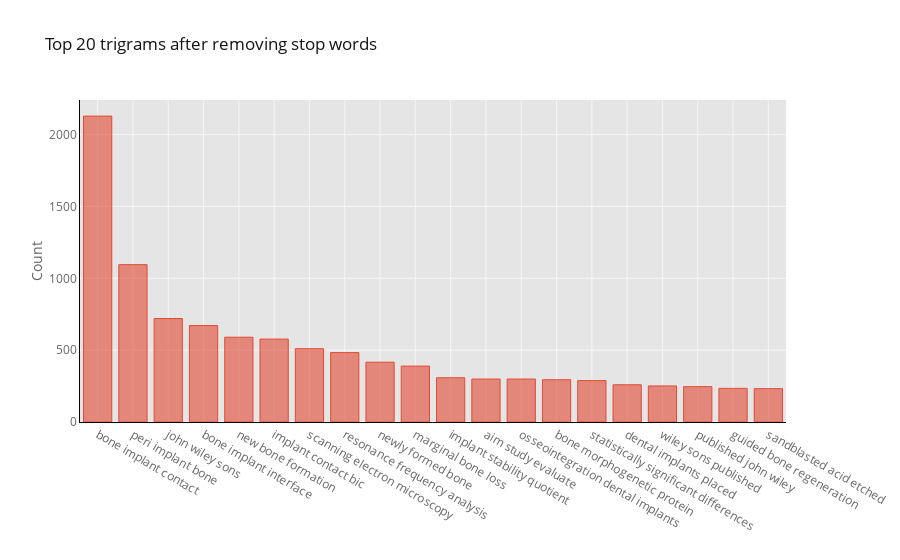

The code cell stored with this chart in its notebook:
### Code cell
def get_top_n_trigram(corpus, n=None):
    vec = CountVectorizer(ngram_range=(3, 3), stop_words='english').fit(corpus)
    bag_of_words = vec.transform(corpus)
    sum_words = bag_of_words.sum(axis=0) 
    words_freq = [(word, sum_words[0, idx]) for word, idx in vec.vocabulary_.items()]
    words_freq =sorted(words_freq, key = lambda x: x[1], reverse=True)
    return words_freq[:n]
common_words = get_top_n_trigram(df['abstractClean'], 20)
df6 = pd.DataFrame(common_words, columns = ['abstractClean' , 'count'])
df6.groupby('abstractClean').sum()['count'].sort_values(ascending=False).iplot(kind='bar', yTitle='Count', linecolor='black', title='Top 20 trigrams after removing stop words')

### Figure 1 — Plotly figure (JSON) as saved in the notebook; plotly's stock layout.template omitted (floating-point values rounded to 4 significant figures)
{"data": [{"marker": {"color": "rgba(226, 74, 51, 0.6)", "line": {"color": "rgba(226, 74, 51, 1.0)", "width": 1}}, "name": "count", "orientation": "v", "text": "", "type": "bar", "x": ["bone implant contact", "peri implant bone", "john wiley sons", "bone implant interface", "new bone formation", "implant contact bic", "scanning electron microscopy", "resonance frequency analysis", "newly formed bone", "marginal bone loss", "implant stability quotient", "aim study evaluate", "osseointegration dental implants", "bone morphogenetic protein", "statistically significant differences", "dental implants placed", "wiley sons published", "published john wiley", "guided bone regeneration", "sandblasted acid etched"], "y": [2129, 1095, 720, 671, 590, 577, 510, 483, 416, 389, 308, 299, 299, 294, 288, 259, 251, 246, 234, 232]}], "layout": {"legend": {"bgcolor": "#FFFFFF", "font": {"color": "#666666"}}, "paper_bgcolor": "#FFFFFF", "plot_bgcolor": "#E5E5E5", "title": {"font": {"color": "#151516"}, "text": "Top 20 trigrams after removing stop words"}, "xaxis": {"gridcolor": "#F6F6F6", "linecolor": "black", "showgrid": true, "tickfont": {"color": "#666666"}, "title": {"font": {"color": "#666666"}, "text": ""}, "zerolinecolor": "#F6F6F6"}, "yaxis": {"gridcolor": "#F6F6F6", "linecolor": "black", "showgrid": true, "tickfont": {"color": "#666666"}, "title": {"font": {"color": "#666666"}, "text": "Count"}, "zerolinecolor": "#F6F6F6"}}}
